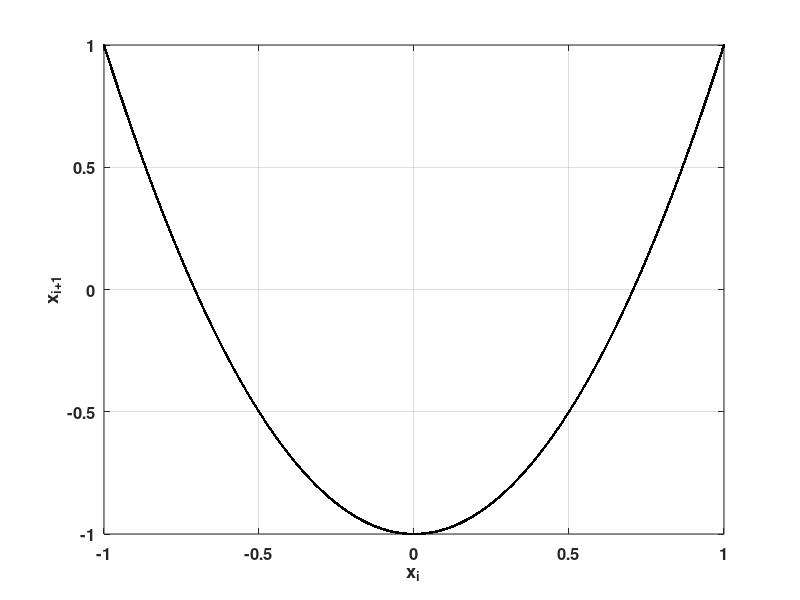
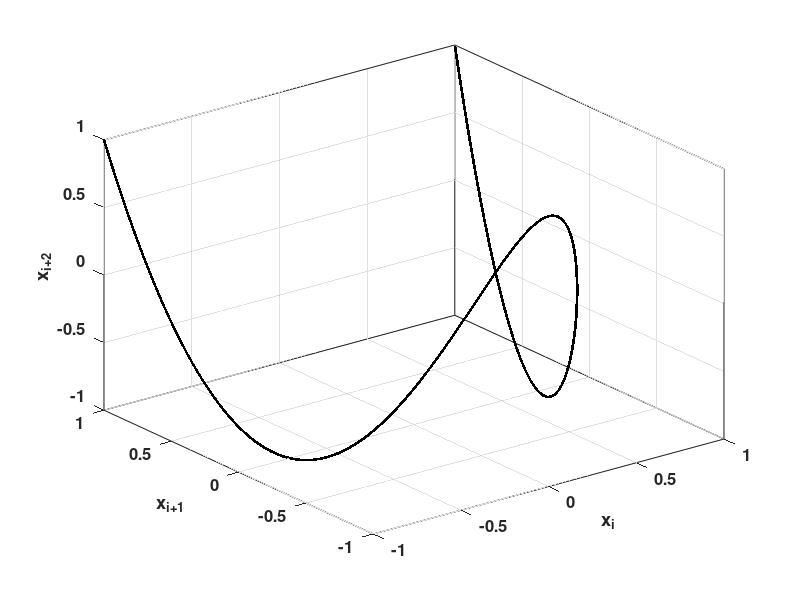

These charts were generated, in order, by the following MATLAB code:
%% Chebyshev map 
clear
x(1) = 0.5; 
k = 2; 
N = 10^5;

for i = 2:N
    x(i) = cos(k * acos(x(i-1)));
end

x = x(200:end); 

figure
plot(x(1:end-1), x(2:end), '.k')
xlabel('x_{i}')
ylabel('x_{i+1}')
grid on
box on
set(gca,'fontsize',12)
set(gca,'fontweight','bold')

figure
plot3(x(1:end-2), x(2:end-1), x(3:end), '.k')
xlabel('x_{i}')
ylabel('x_{i+1}')
zlabel('x_{i+2}')
grid on
box on
set(gca,'fontsize',12)
set(gca,'fontweight','bold')
